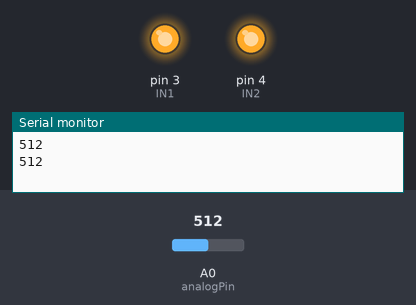
Bench run of a sketch on a simulated Arduino Uno, built with avr-gcc and run on an emulated ATmega328P. Shown: output pins drawn as LEDs (lit = HIGH), the last lines printed to the serial monitor. The inputs (shaded band) are chosen by the test bench; at power-on: A0 (analogPin) = 512.

Above: at 2.8 s.
2.9 s: A0 (analogPin) set to 537
5.6 s: A0 (analogPin) set to 561
At 6.7 s:
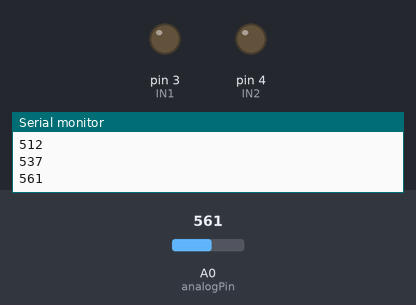
Timing chart, 0 to 13.5 s (numbered marks = the images above; inputs shaded):
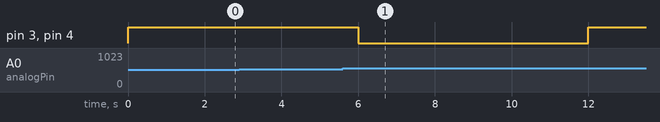

Measured:
- the behaviour switches between 550 and 551 on A0 (analogPin) (found by bisection; images 0 and 1)
- after the input at 5.6 s, pin 3 (IN1), pin 4 (IN2): HIGH → LOW after 0.40 s, → HIGH 6.0 s later

The sketch:

water_controller.ino
```cpp
int IN1 = 3; // connects to relay port 2
int IN2 = 4; // connects to relay port 3
int analogPin = 0; // the sensor 1 pin
int sensorVal = 0; // the sensor value

#define ON   0
#define OFF  1

void setup()
{
  Serial.begin(9600);
  relay_init();//initialize the relay
}

void loop() {
  sensorVal = analogRead(analogPin); // read the sensor value
  Serial.println(sensorVal);
  if (sensorVal > 550){
    relay_SetStatus(ON, ON);//turn on RELAY's
    delay(6000);
    relay_SetStatus(OFF, OFF);
    delay(2000);
  }
  else {
    relay_SetStatus(OFF, OFF);//turn on RELAY_2
  }
  delay(2000);//delay 2s
}
void relay_init(void)//initialize the relay
{
  //set all the relays OUTPUT
  pinMode(IN1, OUTPUT);
  pinMode(IN2, OUTPUT);
  relay_SetStatus(OFF, OFF);//turn off all the relay
}
//set the status of relays
void relay_SetStatus( unsigned char status_1, unsigned char status_2)
{
  digitalWrite(IN1, status_1);
  digitalWrite(IN2, status_2);

}
//int mean( int[10] x){
// calculate the mean value over the last 10 sensor values
//y =
//}
```
